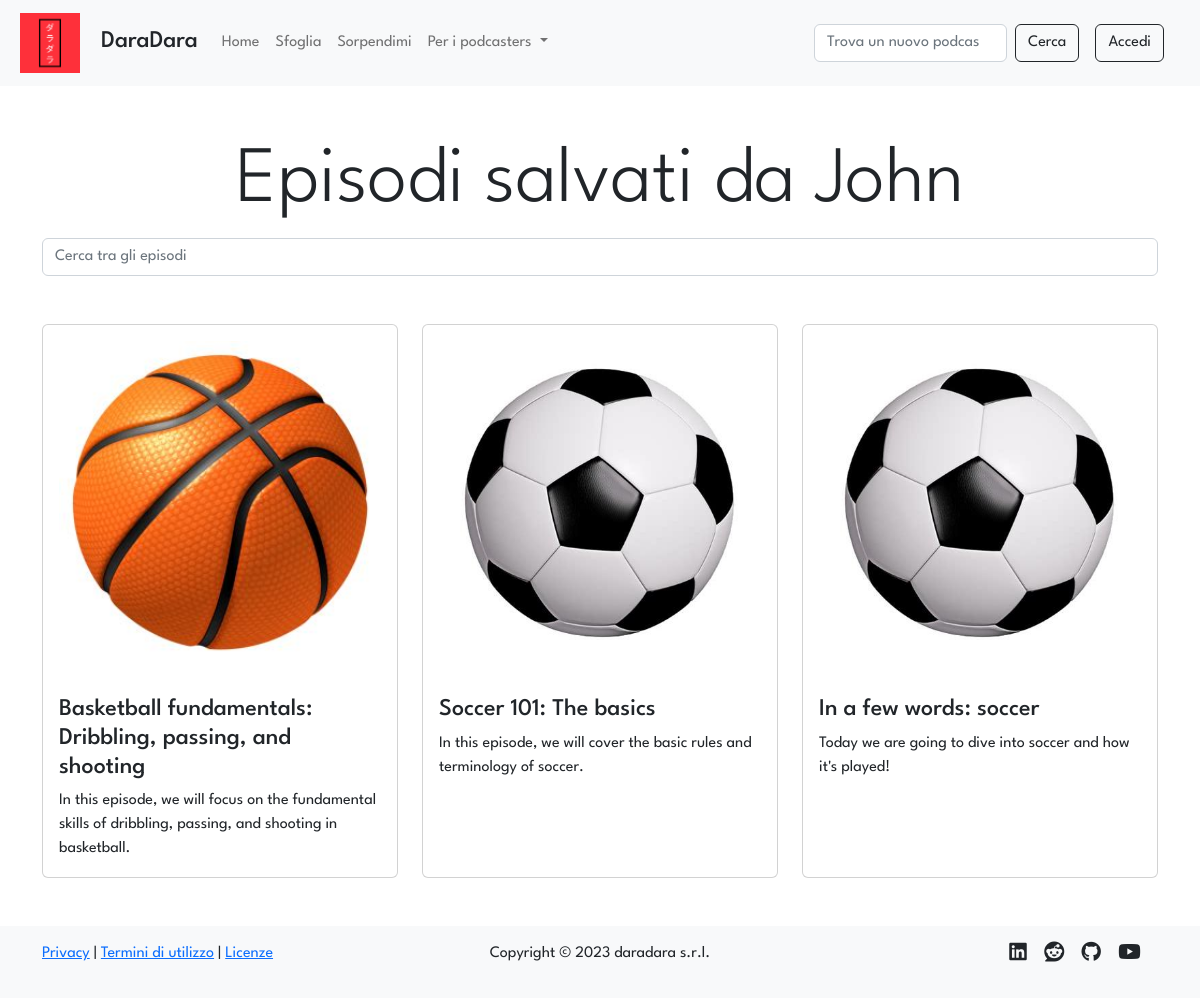
The app's page /profile/1/saves, older data.
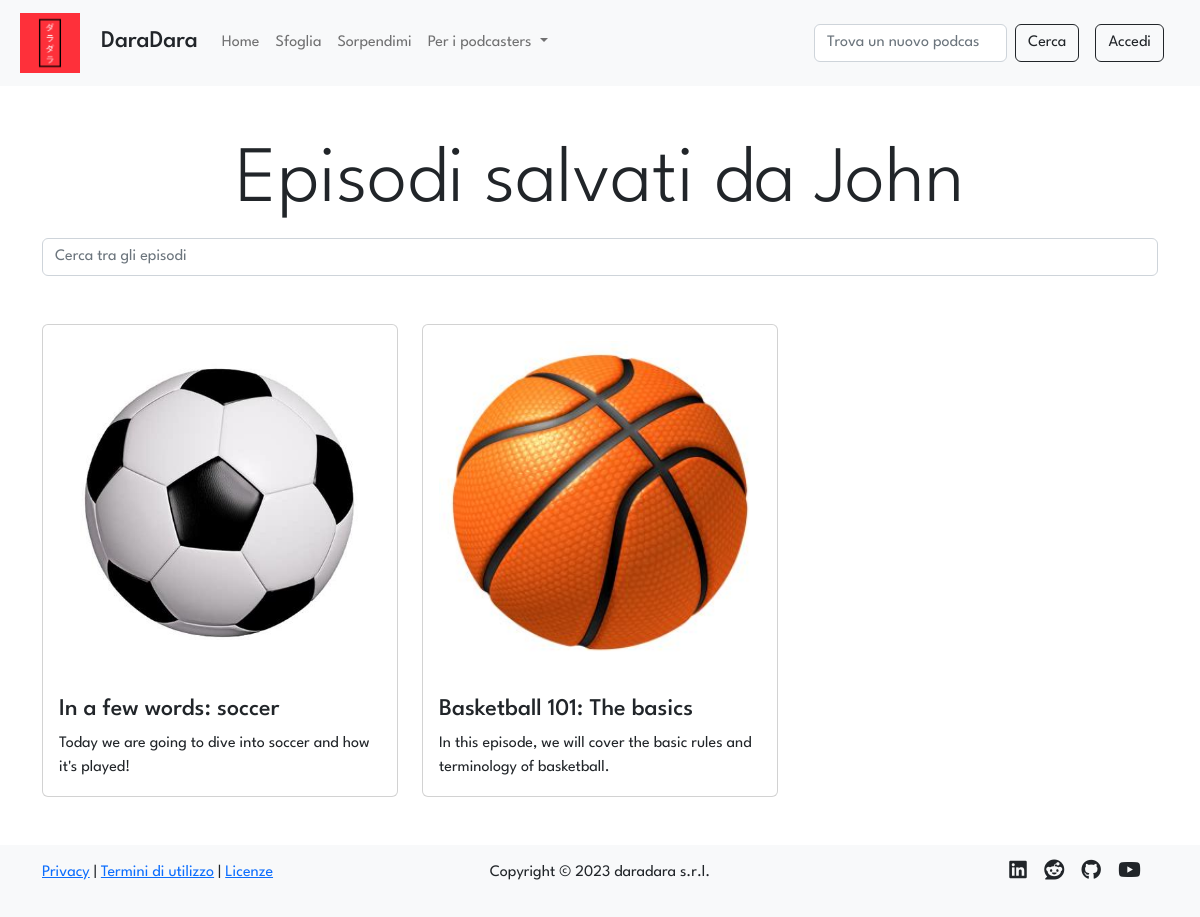
The same page, newer data.
### tables this page shows
CREATE TABLE "users" (
	"id"	INTEGER NOT NULL UNIQUE,
	"email"	TEXT NOT NULL UNIQUE,
	"password"	TEXT NOT NULL,
	"name"	TEXT NOT NULL,
	"surname"	TEXT NOT NULL,
	"propic"	TEXT NOT NULL,
	"priv_owned"	INTEGER NOT NULL DEFAULT 0,
	"priv_follows"	INTEGER NOT NULL DEFAULT 0,
	"priv_saves"	INTEGER NOT NULL DEFAULT 0,
	"bio"	TEXT,
	PRIMARY KEY("id" AUTOINCREMENT)
);

CREATE TABLE "episodes" (
	"id"	INTEGER NOT NULL UNIQUE,
	"title"	TEXT NOT NULL,
	"description"	TEXT NOT NULL,
	"audio"	TEXT NOT NULL,
	"timestamp"	TEXT NOT NULL,
	"id_podcast"	INTEGER NOT NULL,
	FOREIGN KEY("id_podcast") REFERENCES "podcasts"("id"),
	PRIMARY KEY("id" AUTOINCREMENT)
);

CREATE TABLE "podcasts" (
	"id"	INTEGER NOT NULL UNIQUE,
	"title"	TEXT NOT NULL UNIQUE,
	"desc"	TEXT NOT NULL,
	"img"	TEXT NOT NULL,
	"id_user"	INTEGER NOT NULL,
	FOREIGN KEY("id_user") REFERENCES "users"("id"),
	PRIMARY KEY("id" AUTOINCREMENT)
);

### app.py (the view)
@app.route('/profile/<int:id>/saves')
def saves(id: int):
    user = dao.get_user(id)
    if not user:
        flash('L\'utente cercato non esiste', 'warning')
        return redirect(session.get('previous_url', '/'))
    episodes = dao.get_saves_join_episodes_podcasts(id)
    is_owner = False
    if current_user.is_authenticated and current_user.id == id: # type: ignore
        is_owner = True
    if not is_owner and user['priv_saves'] == 1:
        flash('A gli altri utenti non è permesso vedere gli episodi salvati di questo profilo', 'info')
        return redirect(url_for('profile', id=id))
    session['previous_url'] = request.url
    return render_template('saves.html', user=user, episodes=episodes, is_owner=is_owner)

### data/dao.py (called while the page is built)
def get_saves_join_episodes_podcasts(id_user):
    conn, cursor = connect()
    saves = []
    try:
        sql = 'SELECT podcasts.id AS "id", episodes.id AS "ep_id", episodes.title AS "title", episodes.description "desc", podcasts.img AS "img", podcasts.title AS "podcast_title" FROM saves, episodes, podcasts WHERE saves.id_ep = episodes.id AND episodes.id_podcast = podcasts.id AND saves.id_user = ? ORDER BY saves.timestamp DESC'
        cursor.execute(sql, (id_user,))
        saves = cursor.fetchall()
    except Exception as e:
        print(e)
    close(conn, cursor)
    return saves

def get_user(id):
    conn, cursor = connect()
    user = None
    try:
        sql = 'SELECT * FROM users WHERE id = ?'
        cursor.execute(sql, (id,))
        user = cursor.fetchone()
    except Exception as e:
        print(e)
    close(conn, cursor)
    return user

def connect():
    conn = sqlite3.connect(PATH)
    conn.row_factory = sqlite3.Row
    cursor = conn.cursor()
    return conn, cursor

def close(conn, cursor):
    cursor.close()
    conn.close()

### templates/saves.html (shortened to what this page needs)
{% extends 'gallery.html' %}
{% block searchbar %}
    <div class="row mb-5">
        <div class="col-12 d-flex align-items-center">
            <input class="form-control" id="searchbar" type="search" placeholder="Cerca tra gli episodi">
        </div>
    </div>
{% endblock %}
{% block header %}
    {% if is_owner %}
        <h1 class="text-center display-1">I tuoi episodi salvati</h1>
    {% else %}
        <h1 class="text-center display-1">Episodi salvati da {{user.name}}</h1>
    {% endif %}
{% endblock %}
{% block main %}
{% if episodes %}
<div class="row row-cols-1 row-cols-md-3 g-4">
    {% for episode in episodes %}
        <div class="col">
        <article class="episode card h-100">
            <a href="{{url_for('episode', id_ep=episode.ep_id, id_pod=episode.id)}}"><img class="card-img-top img-fluid p-1 p-lg-3" src="{{url_for('static', filename='uploads/images/covers/'+episode.id|string+episode.img)}}" alt="episode {{episode.title}} image"></a>
            <section class="card-body">
                <h4 class="episode-title card-title"><a href="{{url_for('episode', id_ep=episode.ep_id, id_pod=episode.id)}}">{{episode.title}}</a></h4>
                <p class="episode-description card-text"><a href="{{url_for('episode', id_ep=episode.ep_id, id_pod=episode.id)}}">{{episode.desc}}</a></p>
            </section>
        </article>
        </div>
    {% endfor %}
</div>
{% endif %}
{%endblock%}

### templates/gallery.html (shortened to what this page needs)
{% extends 'layout.html' %}
{% block content %}
<header class="row">
    {% block header %}{% endblock %}
</header>
{% block searchbar %}{% endblock %}
{% block main %}{% endblock %}
{% endblock %}

### templates/layout.html (shortened to what this page needs)
<!DOCTYPE html>
<html lang="it">
<head>
    <link href="https://cdn.jsdelivr.net/npm/bootstrap@5.2.3/dist/css/bootstrap.min.css" rel="stylesheet">
    <link href="{{url_for('static', filename='stylesheets/layout.css')}}" rel="stylesheet">
</head>
<body>
    <nav class="navbar navbar-expand-lg bg-light sticky-top">
        <div class="container-fluid mx-2">
            <a class="navbar-brand" href="{{ url_for('index') }}">
                <img class="img-fluid nav-img" src="{{url_for('static', filename='ico/daradara_medium.png')}}" alt="Logo DaraDara">
                <h4 class="d-inline-block mt-0 ms-3">DaraDara</h4>
            </a>
            <div class="collapse navbar-collapse" id="navbarSupportedContent">
            <ul class="navbar-nav me-auto mb-2 mb-lg-0">
                <li class="nav-item">
                <a class="nav-link {% block homeActive %}{% endblock %}" aria-current="page" href="{{url_for('index')}}">Home</a>
                </li>
                <li class="nav-item">
                <a class="nav-link {% block searchActive %}{% endblock %}" href="{{url_for('categories')}}">Sfoglia</a>
                </li>
                <li class="nav-item">
                    <a class="nav-link" href="{{url_for('random_pod')}}">Sorpendimi</a>
                </li>
                <li class="nav-item dropdown">
                <a class="nav-link dropdown-toggle" href="#" role="button" data-bs-toggle="dropdown" aria-expanded="false">
                    Per i podcasters
                </a>
                </li>
            </ul>
            <form class="d-flex" role="search" action="{{url_for('categories')}}">
                <input id="input-searchCategories" class="form-control me-2" type="search" name="query" placeholder="Trova un nuovo podcast" aria-label="Search">
                <button id="searchCategories" class="btn btn-light btn-outline-dark" type="submit">Cerca</button>
            </form>
            {% if not current_user.is_authenticated %}
            <a href = "{{url_for('login')}}" id="loginBtn" class="btn btn-light btn-outline-dark my-3 my-lg-0 mx-lg-3">Accedi</a>
            {% else %}
            <a href="{{url_for('profile', id = current_user.id)}}" id="profileBtn" class="btn btn-light btn-outline-dark my-3 my-lg-0 mx-lg-3">Profilo</a>
            <a href = "{{url_for('logout')}}" id="logoutBtn" class="btn btn-light btn-outline-dark my-3 my-lg-0 me-lg-3">Esci</a>
            {% endif %}
            </div>
        </div>
    </nav>
    <div class="container mt-5">
        {% block content %}{% endblock %}
    </div>
    <footer class="bg-light py-3 mt-5">
        <div class="container">
            <div class="row">
                <div class="col-4">
                    <p>
                        <a class="stock-a" href="{{url_for('terms')}}#privacy" target="_blank">Privacy</a> | <a class="stock-a" href="{{url_for('terms')}}#terms" target="_blank">Termini di utilizzo</a> | <a class="stock-a" href="{{url_for('terms')}}#licences" target="_blank">Licenze</a>
                    </p>
                </div>
                <div class="col">
                    <p class="text-center">Copyright &copy; 2023 daradara s.r.l.</p>
                </div>
                <div class="col-2 offset-2 d-flex flex-row-reverse justify-content-evenly social-icons">
                    <a href="https://youtube.com/playlist?list=PLs7DWGc_wmwTg9F9SkP6GWtJ5FV36dIxp" target="_blank"><i class="fab fa-youtube fa-lg"></i></a>
                    <a href="https://github.com/nMaax" target="_blank"><i class="fab fa-github fa-lg"></i></a>
                    <a href="https://www.reddit.com/r/podcasts/" target="_blank"><i class="fab fa-reddit fa-lg"></i></a>
                    <a href="https://www.linkedin.com/in/massimiliano-carli/" target="_blank"><i class="fab fa-linkedin fa-lg"></i></a>
                </div>
            </div>
        </div>
    </footer>
</body>
</html>

### static/stylesheets/layout.css (style rules this page uses)
* { font-family: 'League Spartan', sans-serif; }
img { min-width: 10px; min-height: 10px; max-width: 800px; max-height: 800px; }
a:not(.stock-a, .vanilla-a, .nav-link) { color: inherit; text-decoration: none; }
.nav-img { max-width: 60px; max-height: 60px; }

Row changes from the older to the newer data that the page shows:
no longer on this page (row unchanged): episodes: img (picture), title "Basketball fundamentals: Dribbling, passing, and shooting", desc "In this episode, we will focus on the fundamental skills of dribbling, passing, and shooting in basketball."
no longer on this page (row edited): episodes: img (picture), title "Soccer 101: The basics", desc "In this episode, we will cover the basic rules and terminology of soccer."
now on this page (row unchanged): episodes: img (picture), title "Basketball 101: The basics", desc "In this episode, we will cover the basic rules and terminology of basketball."
